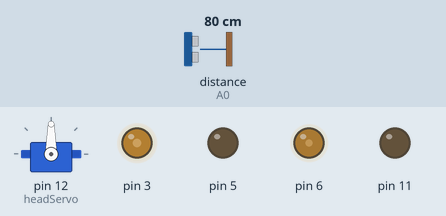
The sketch below on a simulated Arduino Uno, built with avr-gcc and run on an emulated ATmega328P. On the bench: servo, output pins drawn as LEDs (lit = HIGH). Wiring (inferred from the names in the program): ultrasonic range finder: trigger A1; echo A0. Inputs (shaded band) come from the test bench; at power-on: distance to the obstacle (sensor on A0) 80 cm. The echo pulse lasts 58.3 µs per cm; pins used as bus, display or sensor lines are not drawn.

Above: at 1.7 s.
1.8 s: distance to the obstacle (sensor on A0) set to 29 cm
3.3 s: distance to the obstacle (sensor on A0) set to 24 cm
At 4.6 s:
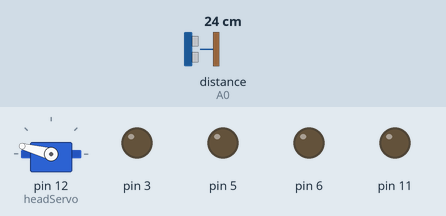
At 5.9 s:
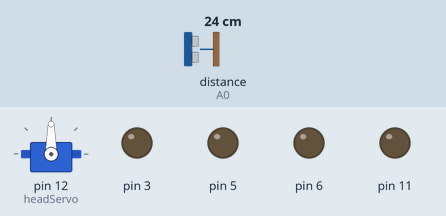
6.3 s: distance to the obstacle (sensor on A0) set to 18 cm
At 9.8 s:
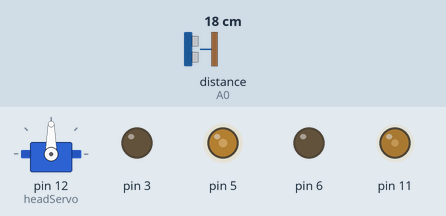
Timing chart, 0 to 15.3 s (numbered marks = the images above; inputs shaded):
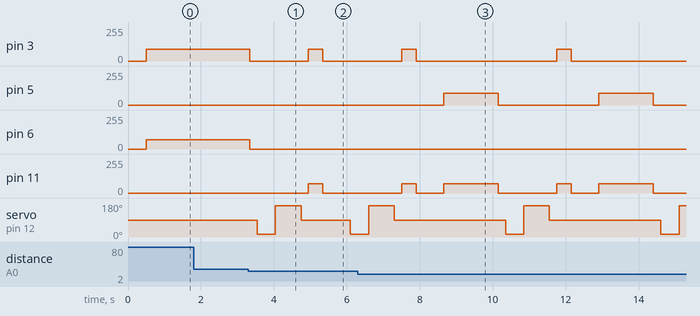

Measured:
- the behaviour switches between 27 and 26 cm on distance to the obstacle (sensor on A0) (found by bisection; images 0 and 1)
- the behaviour switches between 21 and 20 cm on distance to the obstacle (sensor on A0) (found by bisection; images 2 and 3)
- after the input at 1.8 s, every drawn part: stays the same
- after the input at 3.3 s, pin 3: 90/255 → 0/255 at once, → 90/255 1.6 s later, → 0/255 0.40 s later; pin 6: 70/255 → 0/255 at once; pin 11: 0/255 → 70/255 after 1.6 s, → 0/255 0.40 s later; servo on pin 12 (headServo): 90° → 15° after 0.24 s, → 165° 0.50 s later, → 90° 0.70 s later, → 15° 1.4 s later
- after the input at 6.3 s, pin 3: 0/255 → 90/255 after 5.5 s, → 0/255 0.40 s later; pin 5: alternates 90/255 for 1.5 s and 0/255 for 2.8 s, starting after 2.4 s

The sketch:

Robo_Car.ino
```cpp
#include<Servo.h>
const int trigPin = A1;
const int echoPin = A0;
int leftspeed=70;
int rightspeed=90;
int distance;
Servo headServo;
int leftdistance;
int rightdistance;


void setup() {
  Serial.begin(9600);
  pinMode(trigPin, OUTPUT);
  pinMode(echoPin, INPUT);
 pinMode(3,OUTPUT);
 pinMode(5,OUTPUT);
 pinMode(6,OUTPUT);
 pinMode(11,OUTPUT);
 headServo.attach(12);
 headServo.write(90);
 delay(500);

}

void loop() {
  dist();
  if(distance<=25&&distance>0)
  {
    stop();
    delay(200);
    if(distance<20)
    {
      reverse();
      delay(1500);
      stop();
      delay(200);
    }
  lookaround();
  if(leftdistance>=rightdistance)
   {
      turnleft();
      delay(400);
   }
   else
   {
    turnright();
    delay(400);
   }
   stop();
   delay(200);
   headServo.write(90);//centre
   delay(300);
  }
  else
  {
    forward();
  }
  delay(50);
}

void reverse()
{
  analogWrite(6,LOW);
  analogWrite(11,leftspeed);
  analogWrite(3,LOW);
  analogWrite(5,rightspeed);
}
void forward()
{
  analogWrite(6,leftspeed);
  analogWrite(11,LOW);
  analogWrite(3,rightspeed);
  analogWrite(5,LOW);
}
void stop()
{
  analogWrite(6,LOW);
  analogWrite(11,LOW);
  analogWrite(3,LOW);
  analogWrite(5,LOW);
}
void turnleft()
{
  analogWrite(6, LOW);
  analogWrite(11, leftspeed);
  analogWrite(3, rightspeed);
  analogWrite(5, LOW);
}
void turnright()
{
  analogWrite(6, leftspeed);
  analogWrite(11, LOW);
  analogWrite(3, LOW);
  analogWrite(5, rightspeed);
}
void dist()
{
   // 1. Clear the pin
  digitalWrite(trigPin, LOW);
  delayMicroseconds(2);

  // 2. Send a 10 microsecond "Ping"
  digitalWrite(trigPin, HIGH);
  delayMicroseconds(10);
  digitalWrite(trigPin, LOW);

  // 3. Measure how long the Echo pin stays HIGH
  long duration = pulseIn(echoPin, HIGH);

  // 4. Calculate Distance
  distance = duration * 0.034 / 2;

}
void lookaround() {
  // Look Right
  headServo.write(15);
  delay(500);          //time given for motor to move physicallly
  dist();
  rightdistance = distance;

  // Look Left
  headServo.write(165);
  delay(700);          // Extra time
  dist();
  leftdistance = distance;

  // Return to center
  headServo.write(90);
  delay(200);
}
```
